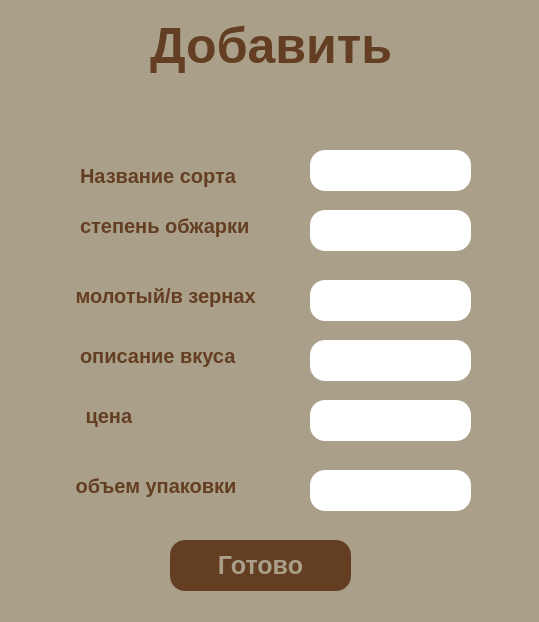
<?xml version="1.0" encoding="UTF-8"?>
<ui version="4.0">
 <class>Form</class>
 <widget class="QWidget" name="Form">
  <property name="geometry">
   <rect>
    <x>0</x>
    <y>0</y>
    <width>539</width>
    <height>622</height>
   </rect>
  </property>
  <property name="palette">
   <palette>
    <active>
     <colorrole role="Base">
      <brush brushstyle="SolidPattern">
       <color alpha="255">
        <red>255</red>
        <green>255</green>
        <blue>255</blue>
       </color>
      </brush>
     </colorrole>
     <colorrole role="Window">
      <brush brushstyle="SolidPattern">
       <color alpha="255">
        <red>170</red>
        <green>160</green>
        <blue>137</blue>
       </color>
      </brush>
     </colorrole>
    </active>
    <inactive>
     <colorrole role="Base">
      <brush brushstyle="SolidPattern">
       <color alpha="255">
        <red>255</red>
        <green>255</green>
        <blue>255</blue>
       </color>
      </brush>
     </colorrole>
     <colorrole role="Window">
      <brush brushstyle="SolidPattern">
       <color alpha="255">
        <red>170</red>
        <green>160</green>
        <blue>137</blue>
       </color>
      </brush>
     </colorrole>
    </inactive>
    <disabled>
     <colorrole role="Base">
      <brush brushstyle="SolidPattern">
       <color alpha="255">
        <red>170</red>
        <green>160</green>
        <blue>137</blue>
       </color>
      </brush>
     </colorrole>
     <colorrole role="Window">
      <brush brushstyle="SolidPattern">
       <color alpha="255">
        <red>170</red>
        <green>160</green>
        <blue>137</blue>
       </color>
      </brush>
     </colorrole>
    </disabled>
   </palette>
  </property>
  <property name="windowTitle">
   <string>Form</string>
  </property>
  <widget class="QLabel" name="label_8">
   <property name="geometry">
    <rect>
     <x>70</x>
     <y>460</y>
     <width>211</width>
     <height>51</height>
    </rect>
   </property>
   <property name="styleSheet">
    <string notr="true">color: rgb(100, 62, 35);
font-size: 20px;
font-weight: bold</string>
   </property>
   <property name="text">
    <string> объем упаковки</string>
   </property>
  </widget>
  <widget class="QLabel" name="label_3">
   <property name="geometry">
    <rect>
     <x>80</x>
     <y>150</y>
     <width>171</width>
     <height>51</height>
    </rect>
   </property>
   <property name="styleSheet">
    <string notr="true">color: rgb(100, 62, 35);
font-size: 20px;
font-weight: bold</string>
   </property>
   <property name="text">
    <string>Название сорта</string>
   </property>
  </widget>
  <widget class="QLabel" name="label_4">
   <property name="geometry">
    <rect>
     <x>80</x>
     <y>200</y>
     <width>211</width>
     <height>51</height>
    </rect>
   </property>
   <property name="styleSheet">
    <string notr="true">color: rgb(100, 62, 35);
font-size: 20px;
font-weight: bold</string>
   </property>
   <property name="text">
    <string>степень обжарки</string>
   </property>
  </widget>
  <widget class="QLineEdit" name="lineEdit_6">
   <property name="geometry">
    <rect>
     <x>310</x>
     <y>400</y>
     <width>161</width>
     <height>41</height>
    </rect>
   </property>
   <property name="styleSheet">
    <string notr="true">color: rgb(100, 62, 35);
font-size: 20px;
font-weight: bold;
border-radius: 15px
</string>
   </property>
  </widget>
  <widget class="QLineEdit" name="lineEdit_2">
   <property name="geometry">
    <rect>
     <x>310</x>
     <y>150</y>
     <width>161</width>
     <height>41</height>
    </rect>
   </property>
   <property name="styleSheet">
    <string notr="true">color: rgb(100, 62, 35);
font-size: 20px;
font-weight: bold;
border-radius: 15px
</string>
   </property>
  </widget>
  <widget class="QLabel" name="label_5">
   <property name="geometry">
    <rect>
     <x>70</x>
     <y>270</y>
     <width>211</width>
     <height>51</height>
    </rect>
   </property>
   <property name="styleSheet">
    <string notr="true">color: rgb(100, 62, 35);
font-size: 20px;
font-weight: bold</string>
   </property>
   <property name="text">
    <string> молотый/в зернах</string>
   </property>
  </widget>
  <widget class="QLabel" name="label">
   <property name="geometry">
    <rect>
     <x>150</x>
     <y>10</y>
     <width>271</width>
     <height>71</height>
    </rect>
   </property>
   <property name="styleSheet">
    <string notr="true">color: rgb(100, 62, 35);
font-size: 50px;
font-weight: bold</string>
   </property>
   <property name="text">
    <string>Добавить</string>
   </property>
  </widget>
  <widget class="QLineEdit" name="lineEdit_3">
   <property name="geometry">
    <rect>
     <x>310</x>
     <y>210</y>
     <width>161</width>
     <height>41</height>
    </rect>
   </property>
   <property name="styleSheet">
    <string notr="true">color: rgb(100, 62, 35);
font-size: 20px;
font-weight: bold;
border-radius: 15px
</string>
   </property>
  </widget>
  <widget class="QLineEdit" name="lineEdit_5">
   <property name="geometry">
    <rect>
     <x>310</x>
     <y>340</y>
     <width>161</width>
     <height>41</height>
    </rect>
   </property>
   <property name="styleSheet">
    <string notr="true">color: rgb(100, 62, 35);
font-size: 20px;
font-weight: bold;
border-radius: 15px
</string>
   </property>
  </widget>
  <widget class="QLabel" name="label_6">
   <property name="geometry">
    <rect>
     <x>80</x>
     <y>330</y>
     <width>211</width>
     <height>51</height>
    </rect>
   </property>
   <property name="styleSheet">
    <string notr="true">color: rgb(100, 62, 35);
font-size: 20px;
font-weight: bold</string>
   </property>
   <property name="text">
    <string>описание вкуса</string>
   </property>
  </widget>
  <widget class="QLabel" name="label_7">
   <property name="geometry">
    <rect>
     <x>80</x>
     <y>390</y>
     <width>211</width>
     <height>51</height>
    </rect>
   </property>
   <property name="styleSheet">
    <string notr="true">color: rgb(100, 62, 35);
font-size: 20px;
font-weight: bold</string>
   </property>
   <property name="text">
    <string> цена</string>
   </property>
  </widget>
  <widget class="QLineEdit" name="lineEdit_7">
   <property name="geometry">
    <rect>
     <x>310</x>
     <y>470</y>
     <width>161</width>
     <height>41</height>
    </rect>
   </property>
   <property name="styleSheet">
    <string notr="true">color: rgb(100, 62, 35);
font-size: 20px;
font-weight: bold;
border-radius: 15px
</string>
   </property>
  </widget>
  <widget class="QLineEdit" name="lineEdit_4">
   <property name="geometry">
    <rect>
     <x>310</x>
     <y>280</y>
     <width>161</width>
     <height>41</height>
    </rect>
   </property>
   <property name="styleSheet">
    <string notr="true">color: rgb(100, 62, 35);
font-size: 20px;
font-weight: bold;
border-radius: 15px
</string>
   </property>
  </widget>
  <widget class="QPushButton" name="pushButton">
   <property name="geometry">
    <rect>
     <x>170</x>
     <y>540</y>
     <width>181</width>
     <height>51</height>
    </rect>
   </property>
   <property name="styleSheet">
    <string notr="true">color: rgb(170, 160, 137);
font-size: 25px;
font-weight: bold;
border-radius: 15px;
background-color: rgb(100, 62, 35);</string>
   </property>
   <property name="text">
    <string>Готово</string>
   </property>
  </widget>
 </widget>
 <resources/>
 <connections/>
</ui>
